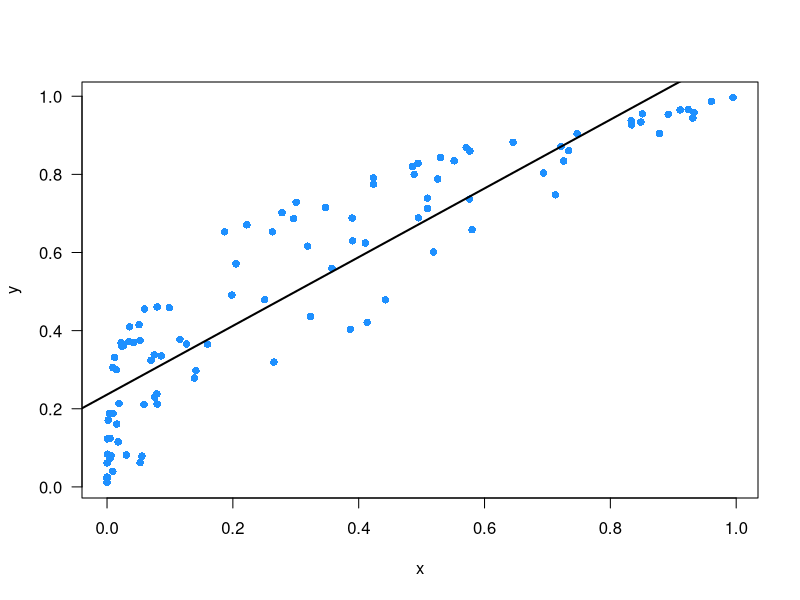
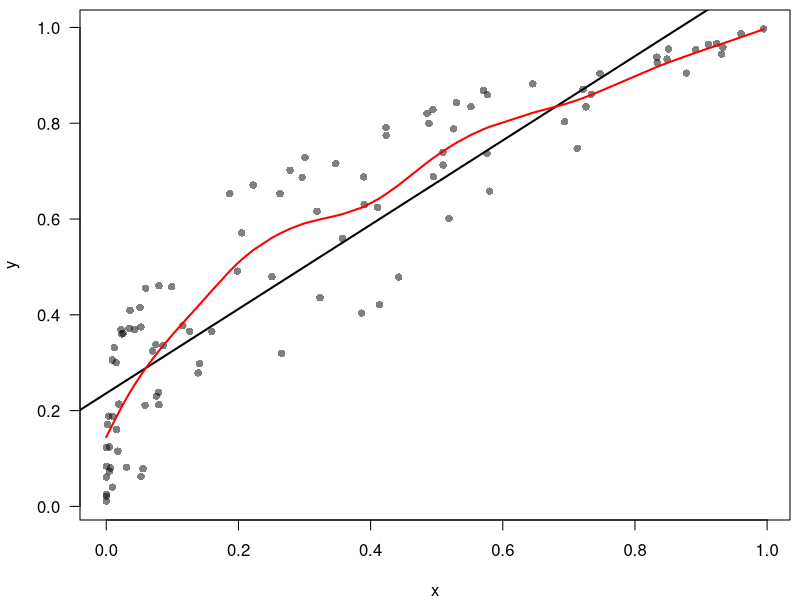
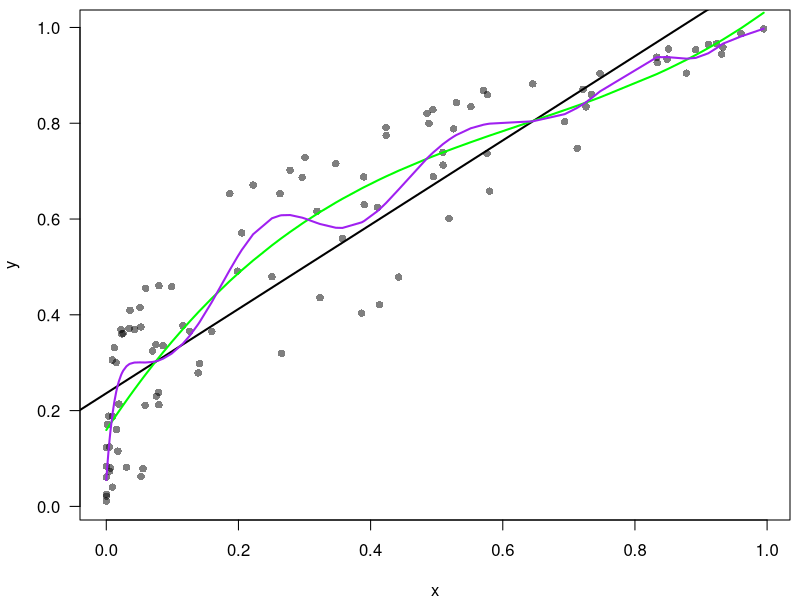

The R source for these figures, in order: (Note: this script raises an error after producing the figures.)
## ---- chunk 1
num <- c(1,2,3,4)
char <- LETTERS[1:4]
fact <- as.factor(c('a', 'a', 'b', 'd'))
logc <- c(TRUE, FALSE, TRUE, TRUE)

## ---- chunk 2

is.numeric(num)
is.factor(num)

is.factor(fact)
is.logical(fact)

## ---- chunk 3

df <- data.frame(state=c('AL', 'GA', 'LA'), 
  latitude=c(32.318, 32.165,30.984),
  longitude=c(86.9023,82.9001,91.962),
  stateBird=c("Northern Flicker", "Brown Thatcher", "Brown pelican"))

head(df)

## ---- chunk 4

dat <- read.csv('data/neonData.csv')

## ---- chunk 5

head(dat)

## ---- chunk 6




## ---- chunk 7




## ---- chunk 8

y <- runif(100)
x <- y ** runif(100, 1,4)

m1 <- lm(y ~ x)


plot(y=y,x=x, pch=16, 
	ylab='y', xlab='x', 
	col='dodgerblue', las=1)
abline(m1, lwd=2)

## ---- chunk 9

par(mar=c(4,4,0.5,0.5))
plot(y=y,x=x, pch=16, 
	ylab='y', xlab='x', 
	col=adjustcolor(1,0.5), las=1)
abline(m1, lwd=2)

lines(smooth.spline(y=y,x=x), col='red', lwd=2)

## ---- chunk 10

par(mar=c(4,4,0.5,0.5))
plot(y=y,x=x, pch=16, 
	ylab='y', xlab='x', 
	col=adjustcolor(1,0.5), las=1)
abline(m1, lwd=2)

m3 <- lm(y~poly(x,3))
lines(x=sort(x), fitted(m3)[order(x)], col='green', type='l', lwd=2) 

m4 <- lm(y~poly(x,15))
lines(x=sort(x), fitted(m4)[order(x)], col='purple', type='l', lwd=2) 

## ---- chunk 11

head(dat)

mnRichness <- dat %>% 
  group_by(siteID, season) %>%
  summarise(mnRichness=mean(richness))

## ---- chunk 12

preds <- read.csv('predictionTemplate.csv')

preds2 <- dplyr::left_join(preds, mnRichness)
preds2$richness <- NULL
colnames(preds2)[4] <- 'richness'

write.csv(preds2, 'myPredictions.csv')

